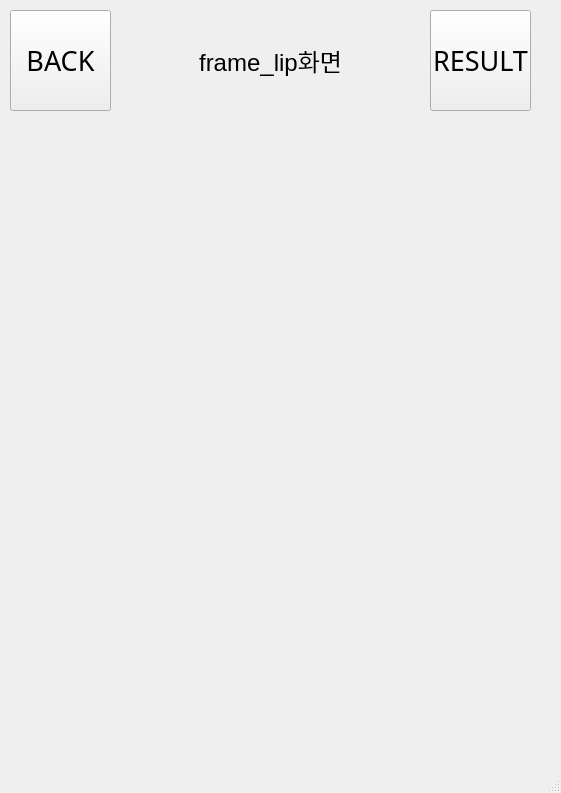
<?xml version="1.0" encoding="UTF-8"?>
<ui version="4.0">
 <class>MainWindow</class>
 <widget class="QMainWindow" name="MainWindow">
  <property name="geometry">
   <rect>
    <x>0</x>
    <y>0</y>
    <width>561</width>
    <height>793</height>
   </rect>
  </property>
  <property name="windowTitle">
   <string>MainWindow</string>
  </property>
  <widget class="QWidget" name="centralwidget">
   <widget class="QPushButton" name="pushButton">
    <property name="geometry">
     <rect>
      <x>430</x>
      <y>10</y>
      <width>101</width>
      <height>101</height>
     </rect>
    </property>
    <property name="font">
     <font>
      <family>AlternateGothic2 BT</family>
      <pointsize>20</pointsize>
     </font>
    </property>
    <property name="text">
     <string>RESULT</string>
    </property>
   </widget>
   <widget class="QPushButton" name="pushButton_2">
    <property name="geometry">
     <rect>
      <x>10</x>
      <y>10</y>
      <width>101</width>
      <height>101</height>
     </rect>
    </property>
    <property name="font">
     <font>
      <family>AlternateGothic2 BT</family>
      <pointsize>20</pointsize>
     </font>
    </property>
    <property name="text">
     <string>BACK</string>
    </property>
   </widget>
   <widget class="QLabel" name="label">
    <property name="geometry">
     <rect>
      <x>115</x>
      <y>30</y>
      <width>311</width>
      <height>61</height>
     </rect>
    </property>
    <property name="text">
     <string>&lt;html&gt;&lt;head/&gt;&lt;body&gt;&lt;p align=&quot;center&quot;&gt;&lt;span style=&quot; font-size:18pt;&quot;&gt;frame_lip화면&lt;/span&gt;&lt;/p&gt;&lt;/body&gt;&lt;/html&gt;</string>
    </property>
   </widget>
  </widget>
  <widget class="QMenuBar" name="menubar">
   <property name="geometry">
    <rect>
     <x>0</x>
     <y>0</y>
     <width>561</width>
     <height>26</height>
    </rect>
   </property>
  </widget>
  <widget class="QStatusBar" name="statusbar"/>
 </widget>
 <resources/>
 <connections/>
</ui>
